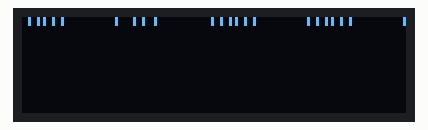
A sketch run on a simulated ESP32. Parts: 128×32 one-colour display. Wiring (inferred from the names in the program): SSD1306 OLED at I2C address 0x3C. A WiFi scan finds three made-up networks; what the sketch prints to the serial monitor is not drawn.

Above: at 1.6 s.
At 4.2 s:
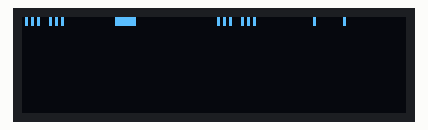
At 4.8 s:
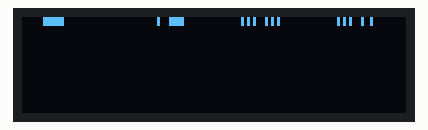
At 5.4 s:
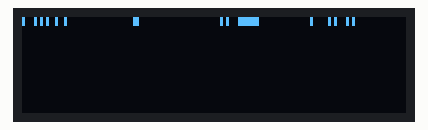

The sketch:

WifiScan_OLED.ino
```cpp
#include <Wire.h>
#include <SeeedGrayOLED.h>

#include "WiFi.h"

void setup()
{
    Serial.begin(115200);

    Wire.begin();
    SeeedGrayOled.init();             //initialize SEEED OLED display
    SeeedGrayOled.clearDisplay();     //Clear Display.
    SeeedGrayOled.setNormalDisplay(); //Set Normal Display Mode
    SeeedGrayOled.setVerticalMode();  // Set to vertical mode for displaying text
     SeeedGrayOled.setTextXY(0,0);
    SeeedGrayOled.putString("Hello SEEED"); //Print Hello World

    // Set WiFi to station mode and disconnect from an AP if it was previously connected
    WiFi.mode(WIFI_STA);
    WiFi.disconnect();
    delay(100);

    Serial.println("Setup done");


    // for(char i=0; i < 12 ; i++)
      // {
      // SeeedGrayOled.setTextXY(i,0);  //set Cursor to ith line, 0th column
      // SeeedGrayOled.setGrayLevel(i); //Set Grayscale level. Any number between 0 - 15.
      // SeeedGrayOled.putString("SEEED"); //Print Hello World
      // }
}

void loop()
{
    Serial.println("scan start");

    // WiFi.scanNetworks will return the number of networks found
    int n = WiFi.scanNetworks();
    Serial.println("scan done");
    if (n == 0) {
        Serial.println("no networks found");
    } else {
        Serial.print(n);
        Serial.println(" networks found");
        //
        for (int i = 0; i < n; ++i) {
            // Print SSID and RSSI for each network found
            Serial.print(i + 1);
            Serial.print(": ");
            Serial.print(WiFi.SSID(i));
            Serial.print(" (");
            Serial.print(WiFi.RSSI(i));
            Serial.print(")");
            Serial.println((WiFi.encryptionType(i) == WIFI_AUTH_OPEN)?" ":"*");
            delay(500);
            //sprintf(buffer,"%d: %s %s",i,WiFi.SSID(i),WiFi.RSSI(i));
            String temp = String(i+1) +":" +WiFi.SSID(i)+WiFi.RSSI(i);
            Serial.println(temp);
            //const char* c_s = temp.c_str();
            const char* c_s = WiFi.SSID(i).c_str();
            //Serial.println(buffer);
            SeeedGrayOled.setTextXY(i,0);  //set Cursor to ith line, 0th column
            SeeedGrayOled.putString(c_s); //Print Hello World

            // SeeedGrayOled.putString(WiFi.SSID(i)); //Print Hello World
            // SeeedGrayOled.putString(WiFi.RSSI(i)); //Print Hello World
        }
    }
    Serial.println("");

    // Wait a bit before scanning again
    delay(10000);
}
```

Measured:
- by itself, everything shown: repeats every 13.7 s, in 3 steps
- what the display in image 0 shows lasts 2.7 s, from 1.5 s to 4.2 s
- what the display in image 1 shows lasts 0.6 s, from 4.2 s to 4.8 s
- what the display in image 3 shows lasts 12.6 s, from 5.3 s to 17.9 s
